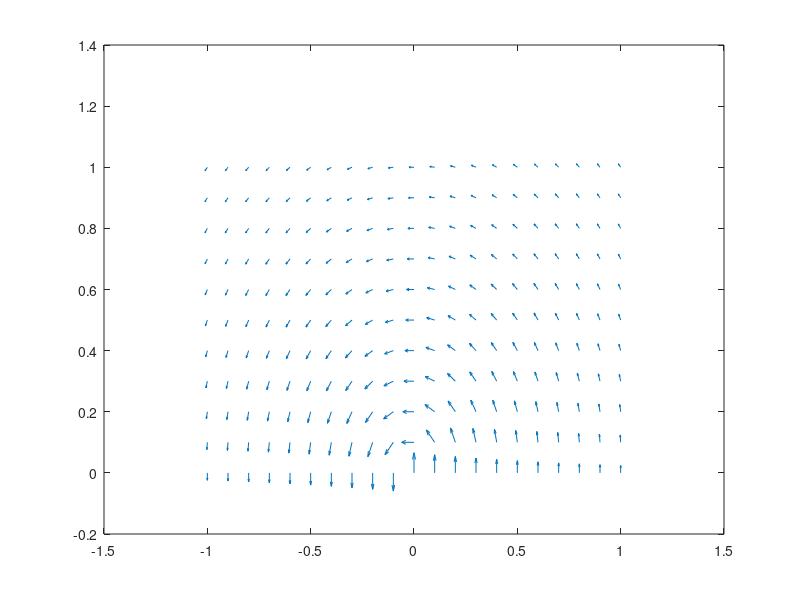
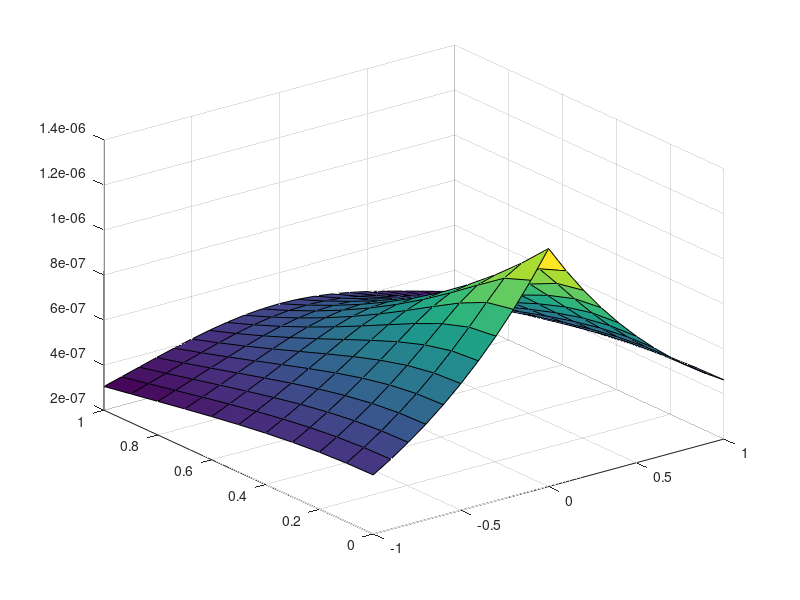

Write the MATLAB code that produced these figures, in order. (Note: this script raises an error after producing the figures.)
x = -1:0.1:1;
y = 0:0.1:1;
[X, Y] = meshgrid(x, y);

rt = (X.^2 + Y.^2).^(1/2);
phi = atan2(Y, X);

Jx = -sin(phi) .* exp(-rt);
Jy = cos(phi) .* exp(-rt);
figure(1);
quiver(X, Y, Jx, Jy, 1/2);

K0 = 1;
a = 1;
m0 = 4*pi*10^(-7);
B = K0 * m0 * exp(-rt/a);
figure(2);
clf;
colormap ("default");
surf(x, y, B);
shadong interp;